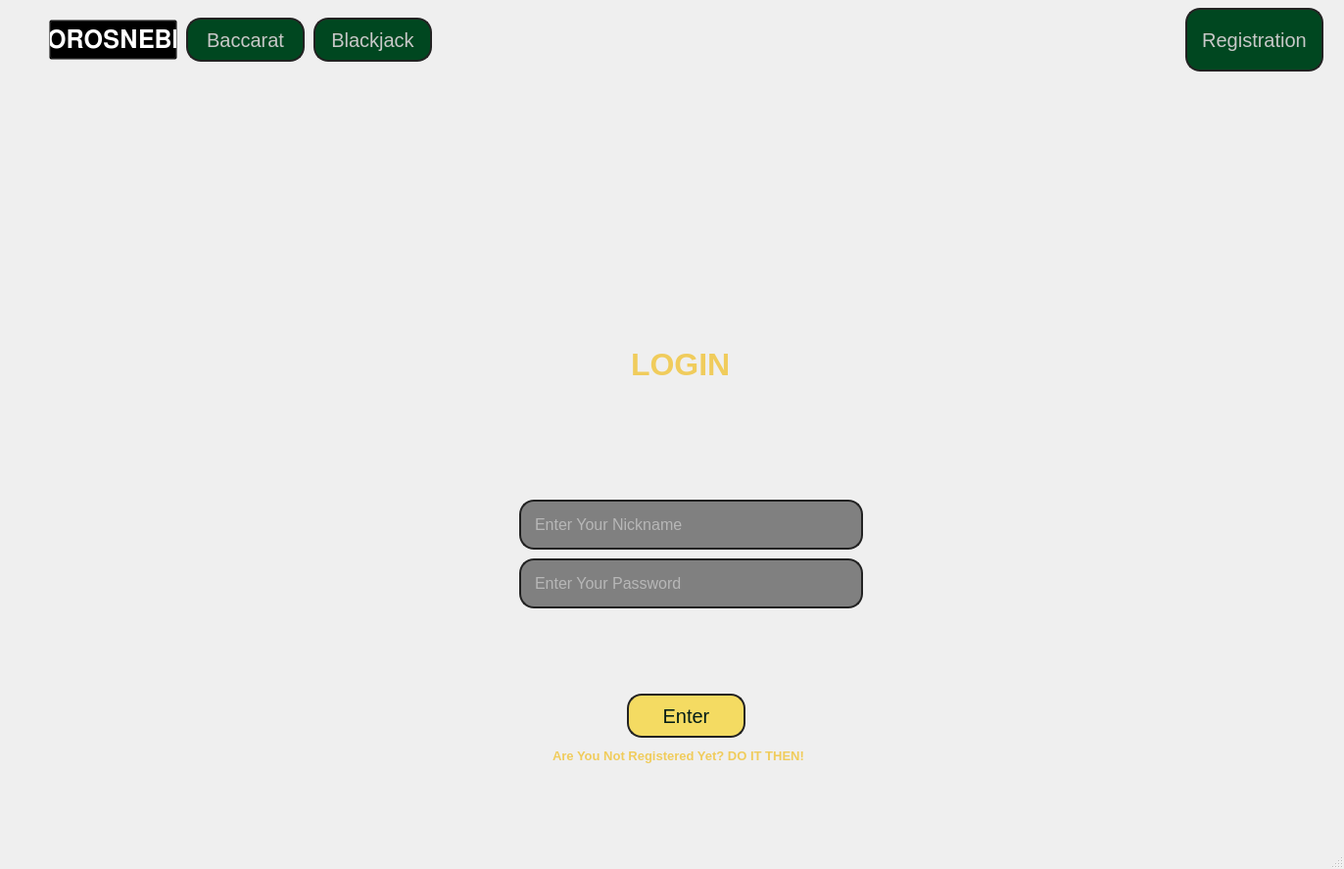
<?xml version="1.0" encoding="UTF-8"?>
<ui version="4.0">
 <class>MainWindow</class>
 <widget class="QMainWindow" name="MainWindow">
  <property name="geometry">
   <rect>
    <x>0</x>
    <y>0</y>
    <width>1372</width>
    <height>887</height>
   </rect>
  </property>
  <property name="windowTitle">
   <string>MainWindow</string>
  </property>
  <widget class="QWidget" name="centralwidget">
   <widget class="QLabel" name="label">
    <property name="geometry">
     <rect>
      <x>-4</x>
      <y>2</y>
      <width>1371</width>
      <height>861</height>
     </rect>
    </property>
    <property name="text">
     <string/>
    </property>
    <property name="pixmap">
     <pixmap>login.png</pixmap>
    </property>
    <property name="scaledContents">
     <bool>true</bool>
    </property>
   </widget>
   <widget class="QLineEdit" name="lineEdit_5">
    <property name="geometry">
     <rect>
      <x>530</x>
      <y>570</y>
      <width>351</width>
      <height>51</height>
     </rect>
    </property>
    <property name="styleSheet">
     <string notr="true">QLineEdit {
    background-color: rgba(53, 53, 53, 0.6);
	opacity: 0.5;
    border: 2px solid #222222;
    border-radius: 15px;
    padding: 6px 12px;
    font-size: 16px;
    color: #eeeeee;
    selection-background-color: #00ff99;
    transition: all 2s ease-in-out;
}

/* Hover effect: sleek green outline */
QLineEdit:hover {
    border: 2px solid #00cc66;
}

/* Focus effect: sharp green glow */
QLineEdit:focus {
    border: 2px solid #00ff88;
    box-shadow: 0 0 6px #00ff88;
    background-color: #1a1a1a;
    color: #ffffff;
    outline: none;
}</string>
    </property>
    <property name="placeholderText">
     <string>Enter Your Password</string>
    </property>
   </widget>
   <widget class="QLineEdit" name="lineEdit_2">
    <property name="geometry">
     <rect>
      <x>530</x>
      <y>510</y>
      <width>351</width>
      <height>51</height>
     </rect>
    </property>
    <property name="styleSheet">
     <string notr="true">QLineEdit {
    background-color: rgba(53, 53, 53, 0.6);
	opacity: 0.5;
    border: 2px solid #222222;
    border-radius: 15px;
    padding: 6px 12px;
    font-size: 16px;
    color: #eeeeee;
    selection-background-color: #00ff99;
    transition: all 2s ease-in-out;
}

/* Hover effect: sleek green outline */
QLineEdit:hover {
    border: 2px solid #00cc66;
}

/* Focus effect: sharp green glow */
QLineEdit:focus {
    border: 2px solid #00ff88;
    box-shadow: 0 0 6px #00ff88;
    background-color: #1a1a1a;
    color: #ffffff;
    outline: none;
}</string>
    </property>
    <property name="text">
     <string/>
    </property>
    <property name="placeholderText">
     <string>Enter Your Nickname</string>
    </property>
   </widget>
   <widget class="QPushButton" name="pushButton_5">
    <property name="geometry">
     <rect>
      <x>190</x>
      <y>10</y>
      <width>121</width>
      <height>61</height>
     </rect>
    </property>
    <property name="styleSheet">
     <string notr="true">QPushButton {
	background-color: #004720;
  	color: white;
 	padding: 5px 10px;
 	margin: 8px 0;
    border: none;
    cursor: pointer;
    width: 100%;
    opacity: 0.9;
	border-radius: 15px;
	border: 1.5px solid #222222;
	font-size: 20px;
	color: #C8C8C8;
}

QPushButton:hover {
background-color: #00431F;
color: #e1e1e1;
border: 1.5px solid #858585;
}</string>
    </property>
    <property name="text">
     <string>Baccarat</string>
    </property>
   </widget>
   <widget class="QPushButton" name="pushButton_4">
    <property name="geometry">
     <rect>
      <x>320</x>
      <y>10</y>
      <width>121</width>
      <height>61</height>
     </rect>
    </property>
    <property name="styleSheet">
     <string notr="true">QPushButton {
	background-color: #004720;
  	color: white;
 	padding: 5px 10px;
 	margin: 8px 0;
    border: none;
    cursor: pointer;
    width: 100%;
    opacity: 0.9;
	border-radius: 15px;
	border: 1.5px solid #222222;
	font-size: 20px;
	color: #C8C8C8;
}

QPushButton:hover {
background-color: #00431F;
color: #e1e1e1;
border: 1.5px solid #858585;
}</string>
    </property>
    <property name="text">
     <string>Blackjack</string>
    </property>
   </widget>
   <widget class="QPushButton" name="pushButton_3">
    <property name="geometry">
     <rect>
      <x>50</x>
      <y>20</y>
      <width>131</width>
      <height>41</height>
     </rect>
    </property>
    <property name="styleSheet">
     <string notr="true">QPushButton {
	font-size: 25px;
	background-color: transparent;
	color: #fff;
}
</string>
    </property>
    <property name="text">
     <string>𝐎𝐑𝐎𝐒𝐍𝐄𝐁𝐈</string>
    </property>
   </widget>
   <widget class="QTextEdit" name="textEdit">
    <property name="geometry">
     <rect>
      <x>640</x>
      <y>350</y>
      <width>121</width>
      <height>51</height>
     </rect>
    </property>
    <property name="styleSheet">
     <string notr="true">QTextEdit {
background-color: transparent;
color: #F0CC5C;
border: none;
}</string>
    </property>
    <property name="html">
     <string>&lt;!DOCTYPE HTML PUBLIC &quot;-//W3C//DTD HTML 4.0//EN&quot; &quot;http://www.w3.org/TR/REC-html40/strict.dtd&quot;&gt;
&lt;html&gt;&lt;head&gt;&lt;meta name=&quot;qrichtext&quot; content=&quot;1&quot; /&gt;&lt;style type=&quot;text/css&quot;&gt;
p, li { white-space: pre-wrap; }
&lt;/style&gt;&lt;/head&gt;&lt;body style=&quot; font-family:'MS Shell Dlg 2'; font-size:8.25pt; font-weight:400; font-style:normal;&quot;&gt;
&lt;p style=&quot; margin-top:0px; margin-bottom:0px; margin-left:0px; margin-right:0px; -qt-block-indent:0; text-indent:0px;&quot;&gt;&lt;span style=&quot; font-size:24pt; font-weight:600;&quot;&gt;LOGIN&lt;/span&gt;&lt;/p&gt;&lt;/body&gt;&lt;/html&gt;</string>
    </property>
   </widget>
   <widget class="QTextEdit" name="textEdit_2">
    <property name="geometry">
     <rect>
      <x>560</x>
      <y>760</y>
      <width>291</width>
      <height>31</height>
     </rect>
    </property>
    <property name="styleSheet">
     <string notr="true">QTextEdit {
background-color: transparent;
color: #F0CC5C;
border: none;
}</string>
    </property>
    <property name="html">
     <string>&lt;!DOCTYPE HTML PUBLIC &quot;-//W3C//DTD HTML 4.0//EN&quot; &quot;http://www.w3.org/TR/REC-html40/strict.dtd&quot;&gt;
&lt;html&gt;&lt;head&gt;&lt;meta name=&quot;qrichtext&quot; content=&quot;1&quot; /&gt;&lt;style type=&quot;text/css&quot;&gt;
p, li { white-space: pre-wrap; }
&lt;/style&gt;&lt;/head&gt;&lt;body style=&quot; font-family:'MS Shell Dlg 2'; font-size:8.25pt; font-weight:400; font-style:normal;&quot;&gt;
&lt;p style=&quot; margin-top:0px; margin-bottom:0px; margin-left:0px; margin-right:0px; -qt-block-indent:0; text-indent:0px;&quot;&gt;&lt;span style=&quot; font-size:10pt; font-weight:600;&quot;&gt;Are You Not Registered Yet? DO IT THEN!&lt;/span&gt;&lt;/p&gt;&lt;/body&gt;&lt;/html&gt;</string>
    </property>
   </widget>
   <widget class="QPushButton" name="pushButton_2">
    <property name="geometry">
     <rect>
      <x>1210</x>
      <y>0</y>
      <width>141</width>
      <height>81</height>
     </rect>
    </property>
    <property name="styleSheet">
     <string notr="true">QPushButton {
	background-color: #004720;
  	color: white;
 	padding: 5px 10px;
 	margin: 8px 0;
    border: none;
    cursor: pointer;
    width: 100%;
    opacity: 0.9;
	border-radius: 15px;
	border: 1.5px solid #222222;
	font-size: 20px;
	color: #C8C8C8;
}

QPushButton:hover {
background-color: #00431F;
color: #e1e1e1;
border: 1.5px solid #858585;
}</string>
    </property>
    <property name="text">
     <string>Registration</string>
    </property>
   </widget>
   <widget class="QPushButton" name="pushButton_6">
    <property name="geometry">
     <rect>
      <x>640</x>
      <y>700</y>
      <width>121</width>
      <height>61</height>
     </rect>
    </property>
    <property name="styleSheet">
     <string notr="true">QPushButton {
	background-color: #F4DB62;
  	color: #001C16;
 	padding: 5px 10px;
 	margin: 8px 0;
    border: none;
    cursor: pointer;
    width: 100%;
    opacity: 0.9;
	border-radius: 15px;
	border: 1.5px solid #222222;
	font-size: 20px;
}

QPushButton:hover {
border: 1.5px solid #858585;
}</string>
    </property>
    <property name="text">
     <string>Enter</string>
    </property>
   </widget>
   <widget class="QLineEdit" name="lineEdit_6">
    <property name="geometry">
     <rect>
      <x>530</x>
      <y>790</y>
      <width>351</width>
      <height>31</height>
     </rect>
    </property>
    <property name="styleSheet">
     <string notr="true">QLineEdit {
    background-color: transparent;
    border: none;
    padding: 6px 12px;
    font-size: 12px;
    color: #ff0000;
}</string>
    </property>
    <property name="text">
     <string/>
    </property>
    <property name="readOnly">
     <bool>true</bool>
    </property>
    <property name="placeholderText">
     <string/>
    </property>
   </widget>
  </widget>
  <widget class="QMenuBar" name="menubar">
   <property name="geometry">
    <rect>
     <x>0</x>
     <y>0</y>
     <width>1372</width>
     <height>21</height>
    </rect>
   </property>
  </widget>
  <widget class="QStatusBar" name="statusbar"/>
 </widget>
 <resources/>
 <connections/>
</ui>
